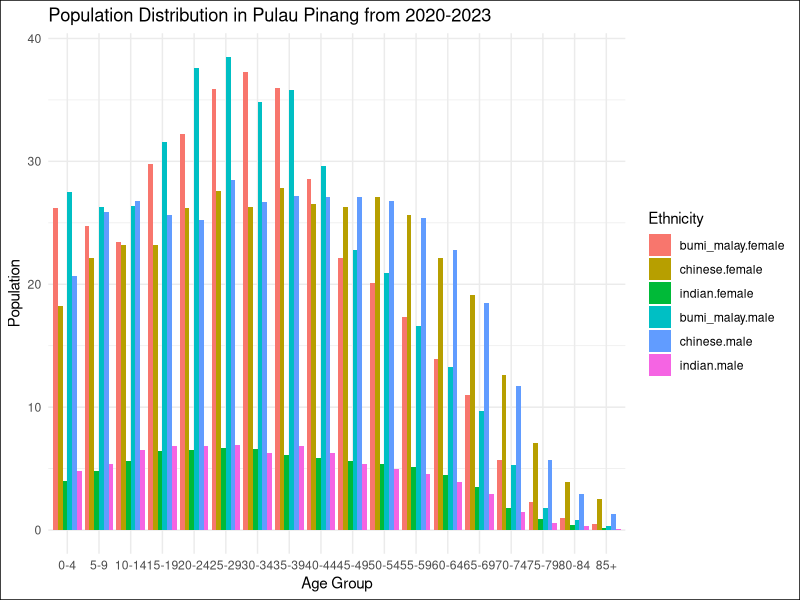
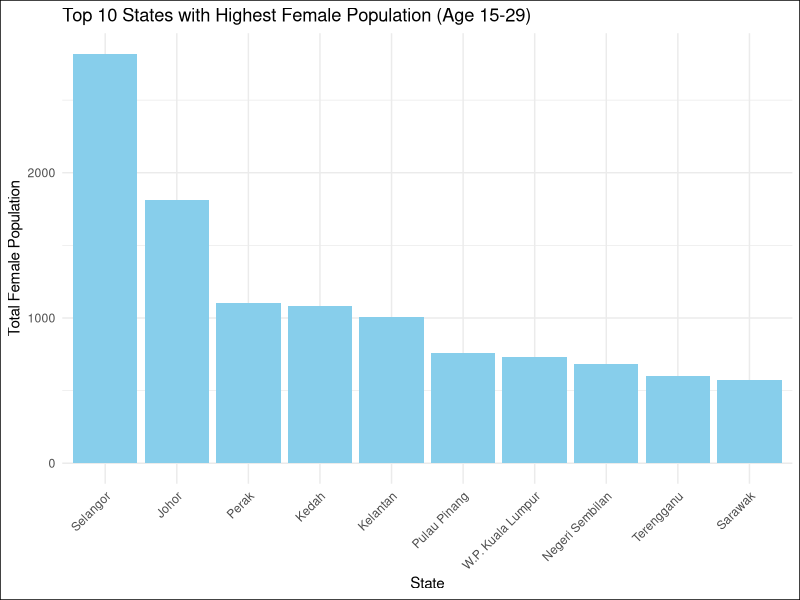
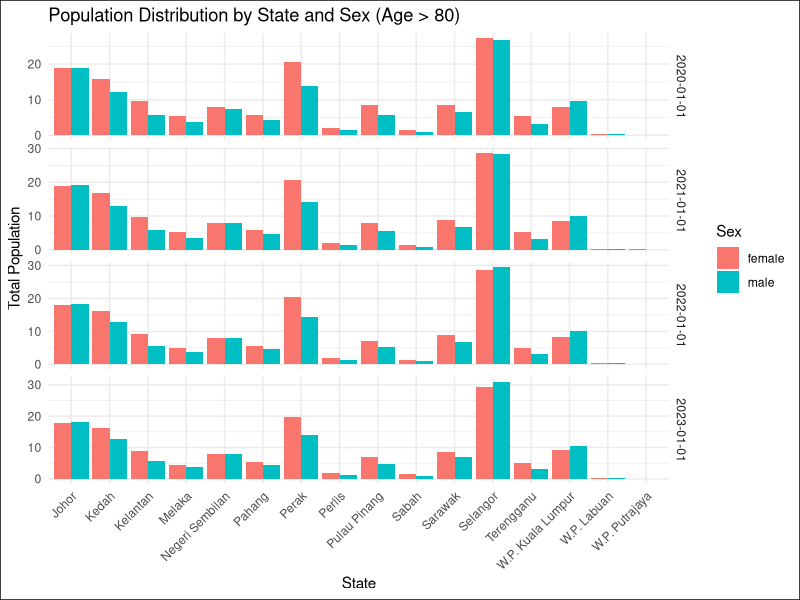
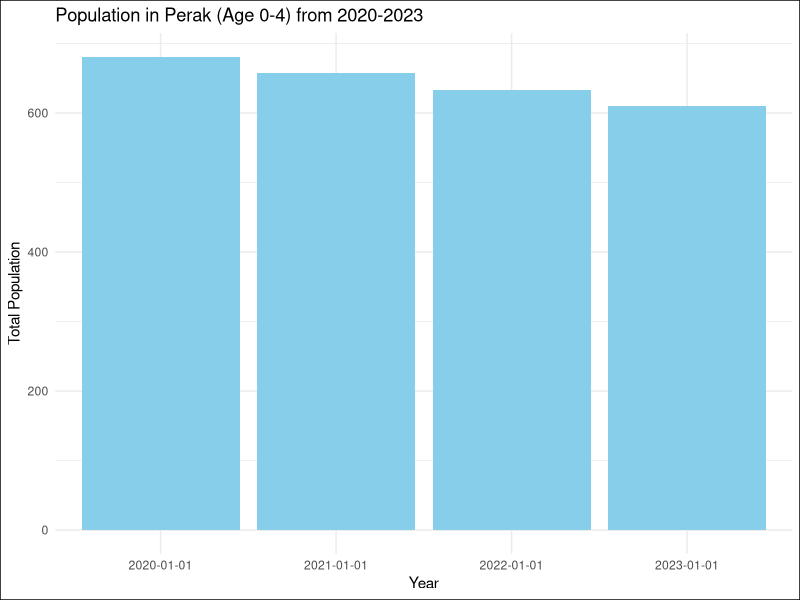
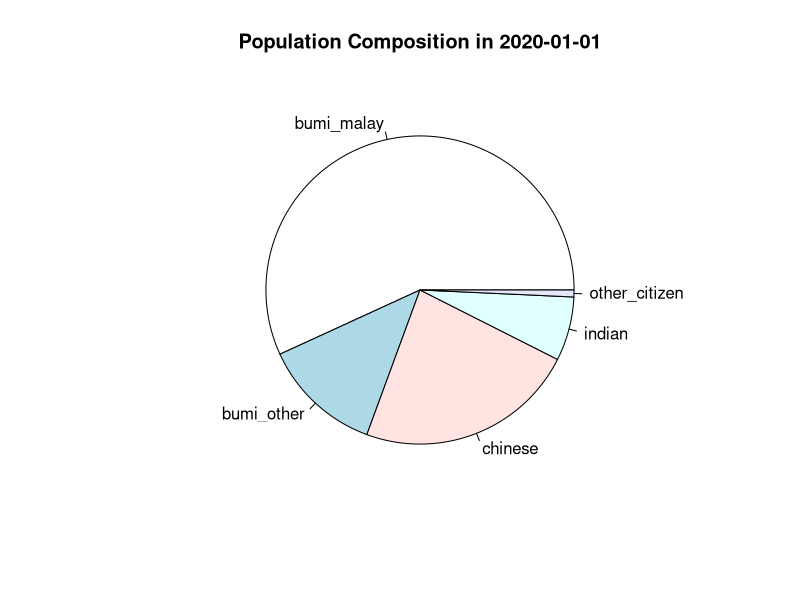
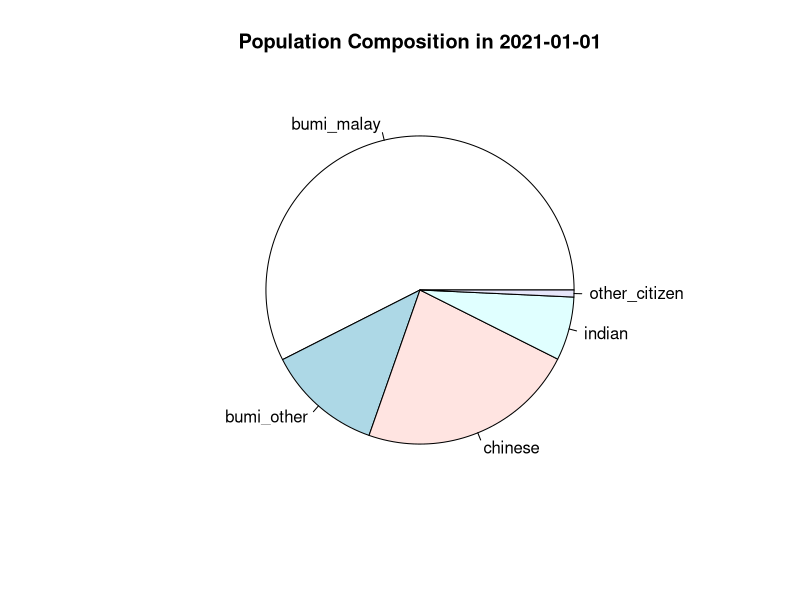
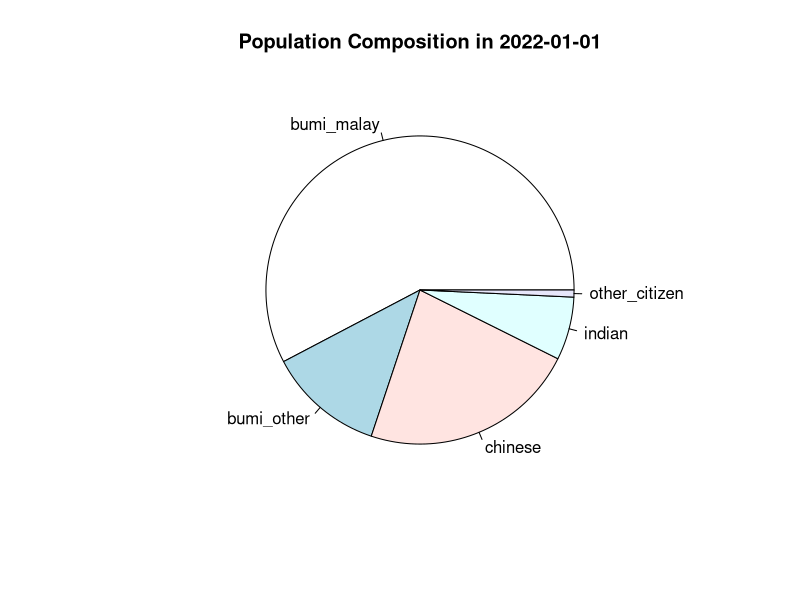
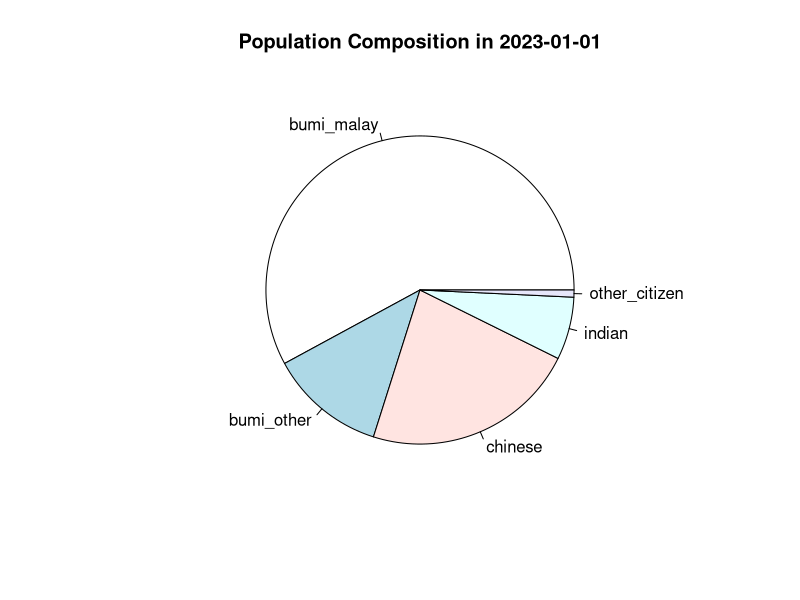

These charts were generated, in order, by the following R code:
# install library
# install.packages("ggplot2")
# install.packages("dplyr")

# load library
library(ggplot2)
library(dplyr)

# read the data
data <- read.csv("PopulationDataset/population_state.csv")

summary(data)
date <- unique(data$date)
print(date)
ethnic <- unique(data$ethnicity)
print(ethnic)
age_group <- unique(data$age)
print(age_group)

# Question 1: Show population in Penang from 2020 to 2023 based on the ethnicity, gender, and age group
new_data <- data[data$date %in% c("2020-01-01", "2021-01-01", "2022-01-01", "2023-01-01") &
                   data$state == "Pulau Pinang" & data$sex %in% c('male', 'female') & 
                   data$ethnicity %in% c('chinese', 'indian', 'bumi_malay') & 
                   data$age %in% c("0-4", "5-9", "10-14", "15-19", "20-24", "25-29", "30-34", "35-39", "40-44", "45-49", "50-54", "55-59", "60-64", "65-69", "70-74", "75-79", "80-84", "85+"),  ]

summary(new_data)

# Create a stacked bar chart
new_data$age <- factor(new_data$age, levels = c("0-4", "5-9", "10-14", "15-19", "20-24", "25-29", "30-34", "35-39", "40-44", "45-49", "50-54", "55-59", "60-64", "65-69", "70-74", "75-79", "80-84", "85+"))

# Create a grouped bar chart 
p <- ggplot(new_data, aes(x = age, y = population, fill = interaction(ethnicity, sex))) +
  geom_bar(stat = "identity", position = "dodge") +
  labs(title = "Population Distribution in Pulau Pinang from 2020-2023",
       x = "Age Group",
       y = "Population",
       fill = "Ethnicity") +
  theme_minimal()+
  theme(plot.background = element_rect(fill = "white"))
ggsave("1.png", p)

# Question 2: Show the top 10 state with the highest numbers of female in the age range of 15 to 29.
new_data_Q2 <- data[data$sex %in% c('female') & 
                   data$ethnicity %in% c('chinese', 'indian', 'bumi_malay') & 
                   data$age %in% c("15-19", "20-24", "25-29"),  ]

total_female_by_state <- aggregate(population ~ state, data = new_data_Q2, sum)

# Sort the total_female_by_state data
total_female_by_state <- total_female_by_state %>% arrange(desc(population))
# Top 10 population of female state 
top_10_states <- total_female_by_state[1:10, ]

# Create data visual
p <- ggplot(top_10_states, aes(x = reorder(state, -population), y = population)) + 
  geom_bar(stat = "identity", fill = "skyblue") +
  labs(title = "Top 10 States with Highest Female Population (Age 15-29)",
       x = "State",
       y = "Total Female Population") +
  theme_minimal() +
  theme(axis.text.x = element_text(angle = 45, hjust = 1),plot.background = element_rect(fill = "white"))
ggsave("2.png", p)  

# Question 3: Show the states which have higher female than male with age 80+ from 2020 to 2023
new_data_Q3 <- data[data$date %in% c("2020-01-01", "2021-01-01", "2022-01-01", "2023-01-01") &
                   data$sex %in% c('male', 'female') & 
                   data$ethnicity %in% c('chinese', 'indian', 'bumi_malay') & 
                   data$age %in% c("80-84", "85+"),  ]

# Combine age 60-84 and 85+
new_data_Q3 <- new_data_Q3 %>%mutate(grouped_age = ifelse(age %in% c("80-84", "85+"), "80+", age))

# Summarize data with the age > 80 and combine it
summarized_data <- new_data_Q3 %>%
  group_by(date, state, sex, grouped_age) %>%
  summarise(total_population = sum(population))

# Create data visual
p <- ggplot(summarized_data, aes(x = state, y = total_population, fill = sex)) +
  geom_bar(stat = "identity", position = "dodge") +
  facet_grid(rows = vars(date), scales = "free_y") +
  labs(title = "Population Distribution by State and Sex (Age > 80)",
       x = "State",
       y = "Total Population",
       fill = "Sex") +
  theme_minimal() +
  theme(axis.text.x = element_text(angle = 45, hjust = 1),plot.background = element_rect(fill = "white"))
ggsave("3.png", p)

# Find the state which female higher than male
female_higher_than_male_state <- summarized_data %>%
  group_by(date, state) %>%
  summarise(female_population = sum(total_population[sex == "female"]),
            male_population = sum(total_population[sex == "male"])) %>%
  filter(female_population > male_population)

# Print all the state which female higher than male
print(female_higher_than_male_state)

# Question 4:  Show the number of people in Perak in the age group of 0-4 by year. Is there any increase in the number of people in this age group from 2020 to 2023 in Perak? Explain your answer with appropriate visuals.
# Filter the data
new_data_Q4 <- data[data$date %in% c("2020-01-01", "2021-01-01", "2022-01-01", "2023-01-01") &
                   data$state == "Perak" & 
                   data$age == "0-4",  ]

# Group the data by year and calculate the total population
population_by_year <- aggregate(population ~ date, data = new_data_Q4, sum)

# Create a bar chart
p <- ggplot(population_by_year, aes(x = date, y = population)) + 
  geom_bar(stat = "identity", fill = "skyblue") +
  labs(title = "Population in Perak (Age 0-4) from 2020-2023",
       x = "Year",
       y = "Total Population") +
  theme_minimal() +
  theme(plot.background = element_rect(fill = "white"))
ggsave("4.png", p)  

# Question 5: For the years 2020, 2021, 2022, and 2023, create a visual for each year that show the composition of the following: Bumi Malay; Bumi Other, Chinese, Indian, Other Citizen, Other Non-citizen. 
# Filter the data
new_data_Q5 <- data[data$date %in% c("2020-01-01", "2021-01-01", "2022-01-01", "2023-01-01") &
                   data$ethnicity %in% c('bumi_malay', 'bumi_other', 'chinese', 'indian', 'other_citizen', 'other_non_citizen'),  ]

# Group the data by year and ethnicity, and calculate the total population
population_by_year_ethnicity <- aggregate(population ~ date + ethnicity, data = new_data_Q5, sum)

# Create a pie chart for each year and save as PNG files
for (year in unique(population_by_year_ethnicity$date)) {
  year_data <- population_by_year_ethnicity[population_by_year_ethnicity$date == year, ]
  
  # Create a new graphics device
  png(filename = paste0("5_population_composition_", year, ".png"))
  
  # Create a pie chart
  pie(year_data$population, labels = year_data$ethnicity, main = paste("Population Composition in", year))
  
  # Close the graphics device
  dev.off()
}

#Question 6:Imagine that you are an industrial player in the manufacturing industry. Based on the given population dataset, create an analysis to show that the analysis can help in supporting a business decision. 
# Filter the data
new_data_Q6 <- data[data$age %in% c("20-24", "25-29", "30-34", "35-39", "40-44", "45-49", "50-54", "55-59", "60-64") &
                   data$date == "2023-01-01",  ]

# Group the data by state and calculate the total population
population_by_state <- aggregate(population ~ state, data = new_data_Q6, sum)

# Create a bar chart
p <- ggplot(population_by_state, aes(x = reorder(state, -population), y = population)) + 
  geom_bar(stat = "identity", fill = "skyblue") +
  labs(title = "Population Distribution by State (Age 20-60) in 2023",
       x = "State",
       y = "Total Population") +
  theme_minimal() +
  theme(axis.text.x = element_text(angle = 45, hjust = 1),plot.background = element_rect(fill = "white"))
ggsave("6.png", p)
